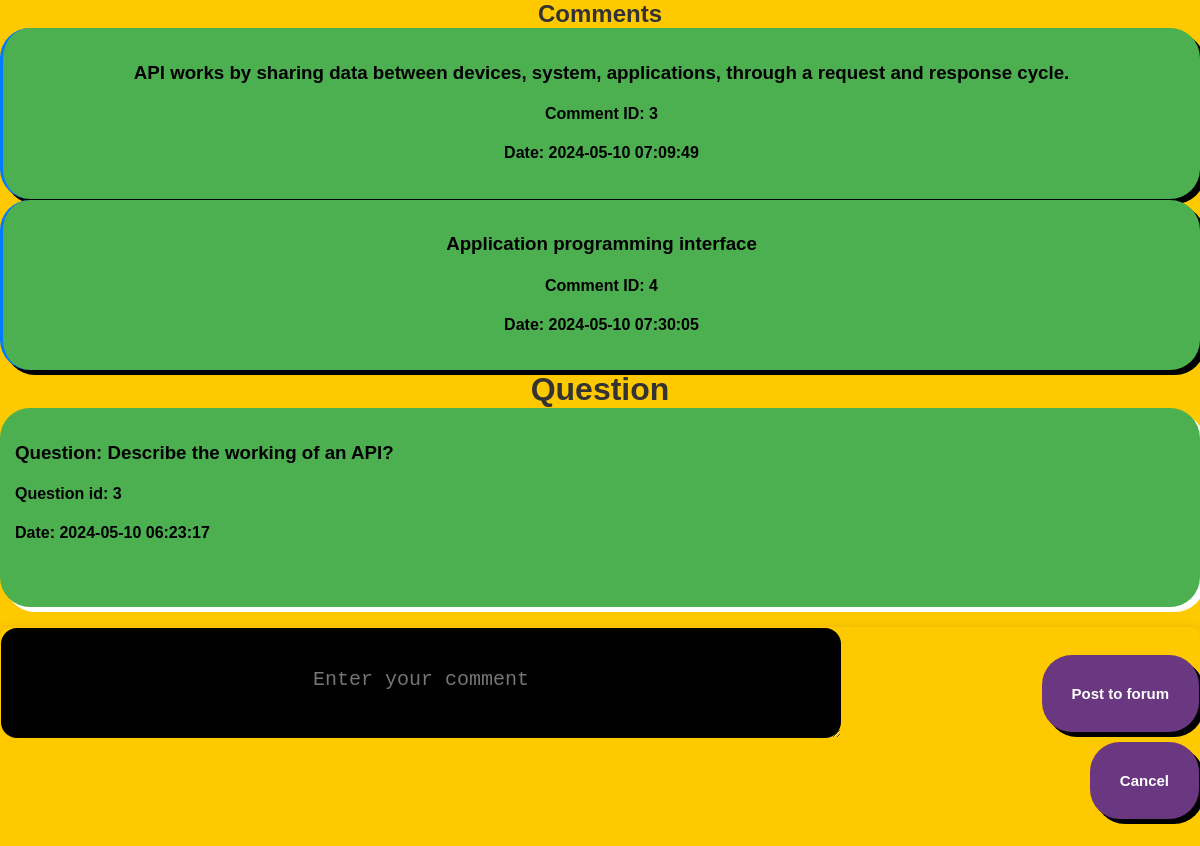
/question_page.php?question_id=3, run on the app's committed database.
### tables this page shows
CREATE TABLE `comments` (
  `comment_id` int(11) NOT NULL,
  `userid` int(11) DEFAULT NULL,
  `question_id` int(11) DEFAULT NULL,
  `comment_text` text NOT NULL,
  `date` timestamp NOT NULL DEFAULT current_timestamp()
);

CREATE TABLE `questions` (
  `question_id` int(11) NOT NULL,
  `userid` int(11) DEFAULT NULL,
  `question_text` text NOT NULL,
  `date` timestamp NOT NULL DEFAULT current_timestamp()
);

### retrieve_question_details.php (called while the page is built, shortened)
<?php
include 'dbconnect.php';
if(isset($_GET['question_id']) && is_numeric($_GET['question_id'])) {
    $question_id = $_GET['question_id'];
    $question_sql = "SELECT * FROM questions WHERE question_id = ?";
    $stmt = $conn->prepare($question_sql);
    if ($stmt) {
        $stmt->bind_param("i", $question_id);
        if ($stmt->execute()) {
            $question_result = $stmt->get_result();
            if ($question_result->num_rows == 1) {
                $question_row = $question_result->fetch_assoc();
                $comments_sql = "SELECT * FROM comments WHERE question_id = ? ORDER BY date ASC";
                $stmt = $conn->prepare($comments_sql);
                if ($stmt) {
                    $stmt->bind_param("i", $question_id);
                    if ($stmt->execute()) {
                        $comments_result = $stmt->get_result();
                    } else {
                        echo "Error: " . $stmt->error;
                    }
                } else {
                    echo "Error: " . $conn->error;
                }
            } else {
                echo "No question found.";
            }
        } else {
            echo "Error: " . $stmt->error;
        }
    } else {
        echo "Error: " . $conn->error;
    }
} else {
    echo "Invalid question ID.";
}
?>

### question_page.php (the view, shortened to what this page needs)
<?php
include 'handle_comment_submission.php';
include 'retrieve_question_details.php';
?>
<!DOCTYPE html>
<html lang="en">
<head>
</head>
<body>
    <h2>Comments</h2>
    <?php if(isset($comments_result) && $comments_result->num_rows > 0): ?>
        <div class="comments">
            <?php while($comment_row = $comments_result->fetch_assoc()): ?>
                <div class="comment">
                    <h3><strong><?php echo $comment_row["comment_text"]; ?></h3>
                    <h4><strong>Comment ID:</strong> <?php echo $comment_row["comment_id"]; ?></h4>
                    <h4><strong>Date:</strong> <?php echo $comment_row["date"]; ?></h4>
                </div>
            <?php endwhile;
            ?>
        </div>
    <?php else: ?>
        <p>No comments found.</p>
    <?php endif; ?>
    <h1>Question</h1>
     <?php if(isset($question_row)): ?>
        <div class="question">
            <h3>Question: <strong> <?php echo $question_row["question_text"]; ?></h3>
            <h4>Question id: <?php echo $question_row["question_id"]; ?></p></h4>
            <h4><strong>Date: </strong> <?php echo $question_row["date"]; ?></p><br></h4>
        </div>
    <?php else: ?>
        <p>No question found.</p>
    <?php endif; ?>
    <div class="comment_form">
        <?php include 'comment_form.php';  ?>
    </div>
</body>
</html>

### styles.css (style rules this page uses)
body, h1, h2, p, a { margin: 0; padding: 0; }
h1, h2 { text-align: center; color: #333; }
.comment { margin-bottom: 1px; background-color: #4CAF50; padding: 15px; text-align: center; border-radius: 30px; box-shadow: 5px 5px 0px 0px #000; }
.comment { border-left: 3px solid #007bff; }
.comment_form { background-color: transparent; padding: 1px; border-radius: 10px; box-shadow: 0 0 10px rgba(0, 0, 0, 0.1); }
body { font-family: Arial, sans-serif; background-color: #ffc900; }
.question { margin-bottom: 20px; background-color: #4CAF50; padding: 15px; border-radius: 30px; box-shadow: 5px 5px 0px 0px white; }

### data on the page
comments: comment_text "API works by sharing data between devices, system, applications, through a request and response cycle.", comment_id "3", date "2024-05-10 07:09:49"
comments: comment_text "Application programming interface", comment_id "4", date "2024-05-10 07:30:05"
questions: question_text "Describe the working of an API?", question_id "3", date "2024-05-10 06:23:17"
